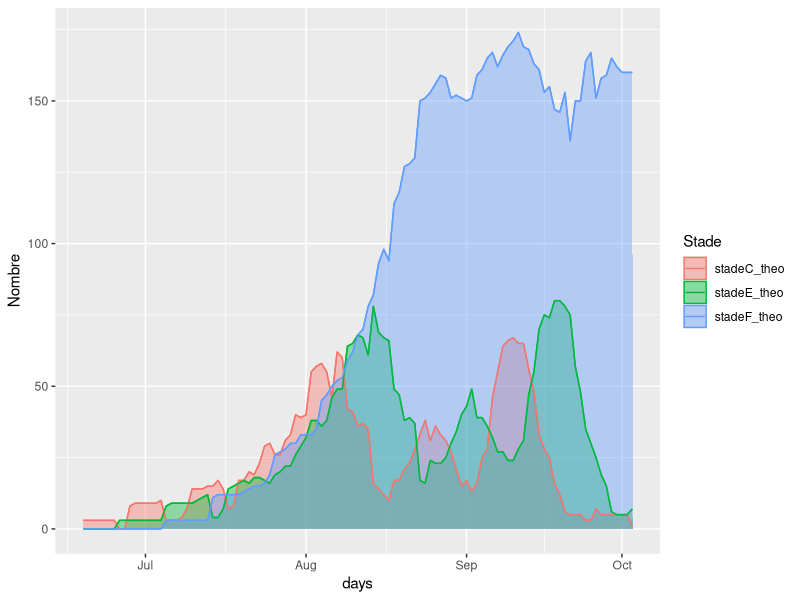

Here is the R script that generated this plot:
library(tidyverse)
library(magrittr)
library(lubridate)
library(readxl)

## Importation des données
data <- read_csv2("donnees.floraison.csv")
data %<>% mutate_at(c("ApdateC", "ApdateM", c(paste0("Lat",1:5,"dateC"), paste0("Lat", 1:5, "dateM"))), list(as.Date), "%d/%m/%Y")
data %<>% filter(Annee == 2017)


## On réorganise les données 1 ligne = 1 inflo
da <- data %>% filter(!is.na(ApdateC)) %>% select(ApdateC, ApdateM) %>% 
    rename(birth = ApdateC, death = ApdateM)
dl1 <- data %>% filter(!is.na(Lat1dateC)) %>% select(Lat1dateC, Lat1dateM) %>%
    rename(birth = Lat1dateC, death = Lat1dateM)
dl2 <- data %>% filter(!is.na(Lat2dateC)) %>% select(Lat2dateC, Lat2dateM) %>%
    rename(birth = Lat2dateC, death = Lat2dateM)
dl3 <- data %>% filter(!is.na(Lat3dateC)) %>% select(Lat3dateC, Lat3dateM) %>%
    rename(birth = Lat3dateC, death = Lat3dateM)
dl4 <- data %>% filter(!is.na(Lat4dateC)) %>% select(Lat4dateC, Lat4dateM) %>%
    rename(birth = Lat4dateC, death = Lat4dateM)
dl5 <- data %>% filter(!is.na(Lat5dateC)) %>% select(Lat5dateC, Lat5dateM) %>%
    rename(birth = Lat5dateC, death = Lat5dateM)

inflo <- bind_rows(da,dl1,dl2,dl3,dl4,dl5) %>% arrange(birth) %>% mutate(stadeC_theo = birth, stadeE_theo = birth+7, stadeF_theo = birth+16, mortes_theo = birth + 50)

days <- unique(c(inflo$birth, inflo$death))
days <- days[which(!is.na(days))]
days <- as_date(days[1]:days[length(days)])

alive <- rep(NA, length(days))
new <- rep(NA, length(days))
dead <- rep(NA, length(days))
alive_theo <- rep(NA, length(days))
stadeC_theo <- rep(NA, length(days))
stadeE_theo <- rep(NA, length(days))
stadeF_theo <- rep(NA, length(days))
dead_theo <- rep(NA, length(days))
for (day in 1:length(days)){
    alive[day] <- length(which(inflo$birth <= days[day] & inflo$death > days[day])) +
        length(which(inflo$birth <= days[day] & is.na(inflo$death)))
    new[day] <- length(which(inflo$birth == days[day]))
    dead[day] <- length(which(inflo$death <= days[day]))
    alive_theo[day] <- length(which(inflo$birth <= days[day] & inflo$mortes_theo > days[day]))
    stadeC_theo[day] <- length(which(inflo$stadeC_theo <= days[day] & inflo$stadeE_theo > days[day]))
    stadeE_theo[day] <- length(which(inflo$stadeE_theo <= days[day] & inflo$stadeF_theo > days[day]))
    stadeF_theo[day] <- length(which(inflo$stadeF_theo <= days[day] & inflo$mortes_theo > days[day]))
    dead_theo[day] <- length(which(inflo$mortes_theo <= days[day]))
}

res <- as_tibble(cbind(days, alive, dead, new, alive_theo, stadeC_theo, stadeE_theo, stadeF_theo, dead_theo))
res %<>% mutate_at("days", list(as_date))

res %>% gather(stadeC_theo, stadeE_theo, stadeF_theo, key = Stade, value = Nombre) %>% 
    ggplot(aes(x = days, y = Nombre, fill = Stade, color = Stade)) +
    geom_area(position = 'dodge', alpha = 0.4) +
    geom_line()
